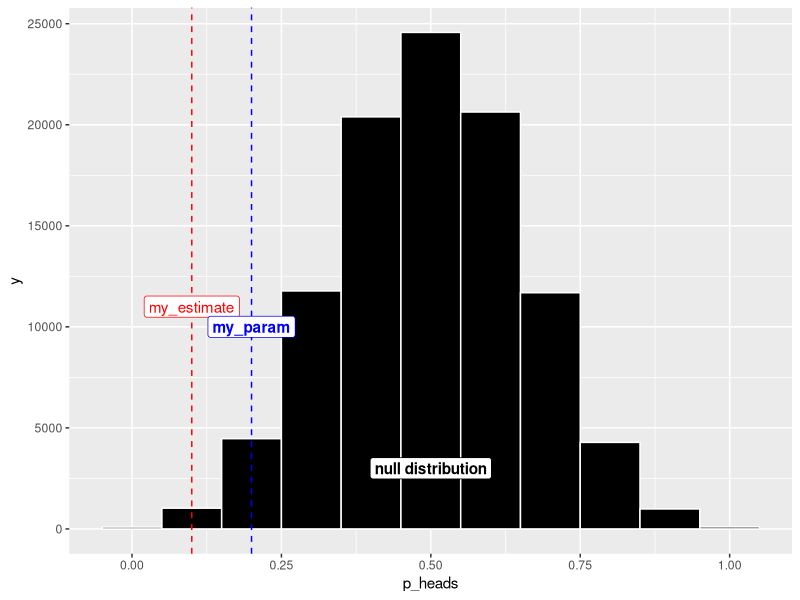

R code for this plot:
# Hypothesis testing simulation
library(dplyr)
library(ggplot2)


# You will pick your parameter value by chance
my_param <- base::sample(c(.2,.4,.5), size = 1, prob = c(1/4,1/4,1/2))
my_param # enter this line to find your parameter value.

null_value <- .5

# Null model: coin comes up heads half the time
# Alternative model: coin does not come up heads  half the time
# Flip  your 10 coin ten times & count the number of heads

# Estimate from sample
n_flips <- 10 # change me to change sample size
my_estimate <- tibble(flips = base::sample(c("Heads", "Tails"),
                                           prob = c(my_param, 1 - my_param),
                                           replace = TRUE,
                                           size = n_flips)) %>%
  summarise(p_heads = base::mean(flips == "Heads")) %>%
  pull()

my_estimate # enter this line to find your estimate


# what was your true parameter?
# what was your estimate


# compare to null distribution
n_reps <- 100000
null_samp_dist <- tibble(flips = base::sample(c("Heads", "Tails"),
                                              prob = c(null_value, 1 - null_value),
                                              replace = TRUE,
                                              size = n_flips * n_reps),
                         coin  = rep(1:n_reps, each = n_flips)) %>%
  group_by(coin)%>%
  summarise(p_heads = base::mean(flips == "Heads"))


### Visualize the null sampling dist

ggplot(null_samp_dist, aes(x = p_heads)) +
  geom_histogram(binwidth = 1/n_flips, color = "white", fill = "black")+
  geom_vline(xintercept = my_estimate,
             color = "red",
             lty = 2) +# compare null dist to your estimate
  geom_vline(xintercept = my_param,
             color = "blue",
             lty = 2) +# compare null dist and estimate to the true parameter
  annotate(x = my_estimate, y = 11000, color = "red",label = "my_estimate", geom = "label", hjust = 0.5)+
  annotate(x = my_param, y = 10000, color = "blue",label = "my_param", geom = "label", hjust = .5, fontface = "bold")+
  annotate(x = .5, y = 3000, color = "black",label = "null distribution", geom = "label", hjust = .5, fontface = "bold")

### Find a p-value
null_samp_dist %>%
  mutate(as_or_more  = abs(p_heads - null_value ) >= abs(my_estimate- null_value))%>%
  summarise(p_value = base::mean(as_or_more))


# Go to top -- repeat with n_flips = 20, 50, 100...how does this change things?
# Pick a new param. How do things change.


# Sketch a bayesian approach to this problem with the priors as described above
